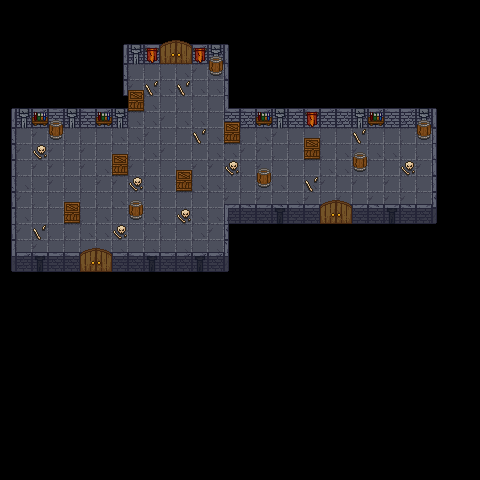

The image is a tile-based game level rendered from a .tmx file. Its description and source (layers, tilesets, objects; grid data summarised) follow:
An orthogonal 30x30 tile map with 16x16 px tiles, 4 tile layers (Tile Layer 2, Tile Layer 1, Tile Layer 3, Tile Layer 4), 4 tilesets and 22 objects.

<map version="1.10" tiledversion="1.10.2" orientation="orthogonal" renderorder="right-down" width="30" height="30" tilewidth="16" tileheight="16" infinite="0" nextlayerid="6" nextobjectid="26">
 <tileset firstgid="1" source="Walls.tsx" />
 <tileset firstgid="118" source="Floor.tsx" />
 <tileset firstgid="122" source="DoubleDoor.tsx" />
 <tileset firstgid="130" source="Decor.tsx" />
 <layer id="2" name="Tile Layer 2" width="30" height="30">
  <data>[900 cells, 36 non-empty, 4 distinct tile ids]</data>
 </layer>
 <layer id="1" name="Tile Layer 1" width="30" height="30">
  <data>[900 cells, 299 non-empty, 32 distinct tile ids]</data>
 </layer>
 <layer id="3" name="Tile Layer 3" width="30" height="30">
  <data>[900 cells, 12 non-empty, 4 distinct tile ids]</data>
 </layer>
 <layer id="4" name="Tile Layer 4" width="30" height="30">
  <data>[900 cells, 48 non-empty, 9 distinct tile ids]</data>
 </layer>
 <objectgroup id="5" name="Object Layer 1">
  <object id="1" x="14" y="108" width="112" height="4" />
  <object id="2" x="123" y="48" width="3" height="60" />
  <object id="3" x="126" y="45" width="103" height="3" />
  <object id="7" x="226" y="48" width="3" height="64" />
  <object id="8" x="229" y="108" width="208" height="4" />
  <object id="9" x="434" y="112" width="3" height="96" />
  <object id="10" x="226" y="204" width="208" height="4" />
  <object id="11" x="226" y="208" width="3" height="48" />
  <object id="12" x="11" y="252" width="215" height="4" />
  <object id="13" x="11" y="108" width="3" height="144" />
  <object id="14" x="131" y="200" width="10" height="6" />
  <object id="15" x="51" y="120" width="10" height="6" />
  <object id="16" x="259" y="168" width="10" height="6" />
  <object id="17" x="355" y="152" width="10" height="6" />
  <object id="18" x="419" y="120" width="10" height="6" />
  <object id="19" x="211" y="56" width="10" height="6" />
  <object id="20" x="130" y="90" width="12" height="6" />
  <object id="21" x="114" y="154" width="12" height="6" />
  <object id="22" x="66" y="202" width="12" height="6" />
  <object id="23" x="178" y="170" width="12" height="6" />
  <object id="24" x="226" y="122" width="12" height="6" />
  <object id="25" x="306" y="138" width="12" height="6" />
 </objectgroup>
</map>
